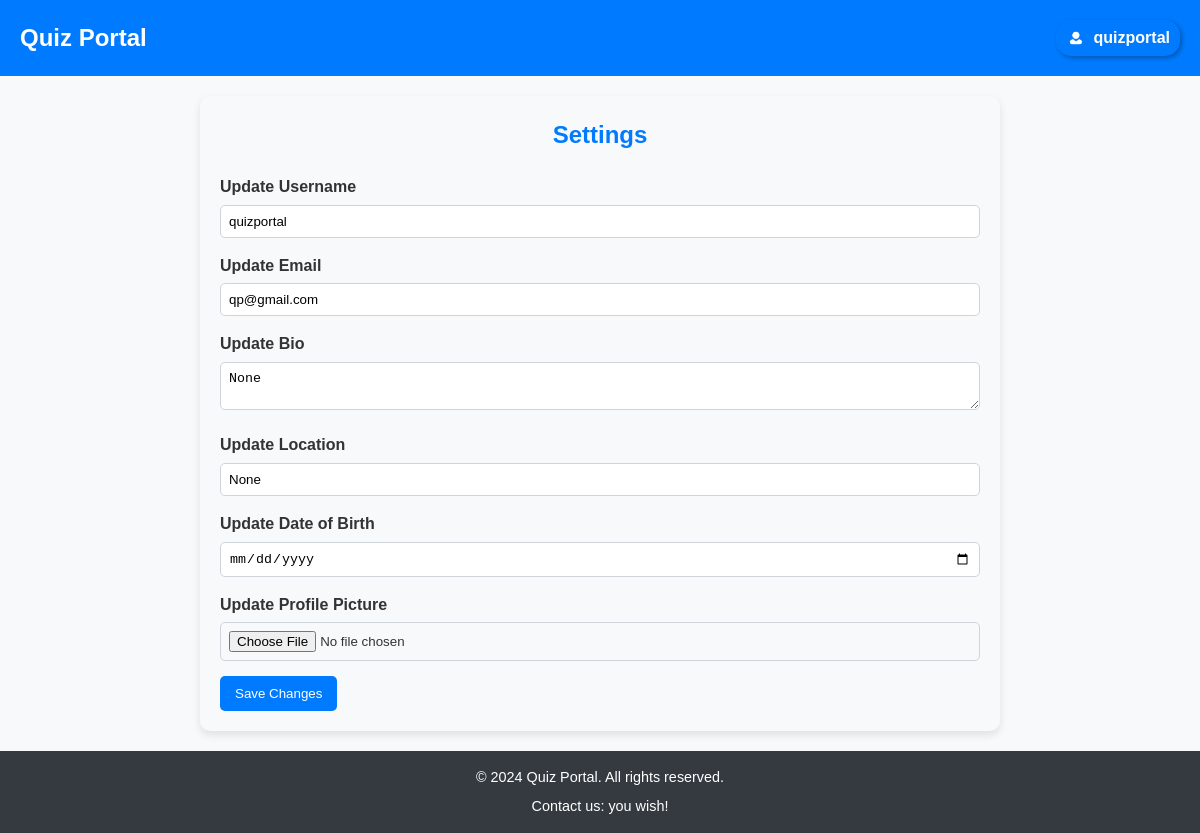
The page /profile/settings/ (signed in) on the database its author committed.
### core/models.py (models this page shows, shortened)
class User(AbstractUser):
    email = models.EmailField(unique=True)
    email_token = models.CharField(unique=True, max_length=200, null=True, blank=True)
    is_verified = models.BooleanField(default=False)
    USERNAME_FIELD = 'email'
    REQUIRED_FIELDS = ['username']

### User_Profile/models.py (models this page shows, shortened)
class Profile(models.Model):
    user = models.OneToOneField(settings.AUTH_USER_MODEL, on_delete=models.CASCADE, related_name='profile')
    bio = models.TextField(blank=True, null=True)
    profile_picture = models.ImageField(upload_to='profile_pictures/', blank=True, null=True)
    location = models.CharField(max_length=100, blank=True, null=True)
    date_of_birth = models.DateField(blank=True, null=True)

### User_Profile/views.py (the view, shortened to what this page needs)
# urls.py: path('settings/', views.settings, name='settings'),
@login_required
def settings(request):
    user = request.user
    profile = user.profile
    message = None
    context = {
        'username': user.username,
        'email': user.email,
        'bio': profile.bio,
        'location': profile.location,
        'date_of_birth': profile.date_of_birth,
        'message': message,
    }
    return render(request, 'User_Profile/settings.html', context)

### User_Profile/templates/User_Profile/settings.html (shortened to what this page needs)
{% extends 'base.html' %}
{% load static %}
{% block styles %}
<link rel="stylesheet" href="{% static 'css/profile.css' %}">
{% endblock %}
{% block content %}
<div class="main-container">
    <h2>Settings</h2>
    <form method="POST" enctype="multipart/form-data">
        <div class="form-group">
            <label for="username">Update Username</label>
            <input type="text" name="username" id="username" value="{{ username }}">
        </div>
        <div class="form-group">
            <label for="email">Update Email</label>
            <input type="email" name="email" id="email" value="{{ email }}">
        </div>
        <div class="form-group">
            <label for="bio">Update Bio</label>
            <textarea name="bio" id="bio">{{ bio }}</textarea>
        </div>
        <div class="form-group">
            <label for="location">Update Location</label>
            <input type="text" name="location" id="location" value="{{ location }}">
        </div>
        <div class="form-group">
            <label for="date_of_birth">Update Date of Birth</label>
            <input type="date" name="date_of_birth" id="date_of_birth" value="{{ date_of_birth }}">
        </div>
        <div class="form-group">
            <label for="profile_picture">Update Profile Picture</label>
            <input type="file" name="profile_picture" id="profile_picture">
        </div>
        <button type="submit" class="btn">Save Changes</button>
    </form>
</div>
{% endblock %}

### templates/base.html (shortened to what this page needs)
<!DOCTYPE html>
{% load static %}
<html lang="en">
<head>
    <link rel="stylesheet" href="{% static 'css/style.css' %}">
    {% block styles %}{% endblock %}
</head>
<body>
    {% block navbar %}
    <nav class="navbar">
        <div class="container">
            <a href="{% url 'homepage' %}" class="logo">Quiz Portal</a>
            <ul class="nav-links">
                <li class="profile-dropdown">
                    <div class="user-dropdown-container">
                        <a href="#" class="user-dropdown-toggle">
                            <img src="{% static 'images/user_icon.png' %}" alt="User Icon" class="user-icon">
                            {{ user.username }}
                        </a>
                    </div>
                </li>
            </ul>
        </div>
    </nav>
    {% endblock %}
    <main>
        {% block content %}{% endblock %}
    </main>
    {% block footer %}
    <footer class="footer">
        <div class="container">
            <p>&copy; 2024 Quiz Portal. All rights reserved.</p>
            <p>Contact us: you wish!</p>
        </div>
    </footer>
    {% endblock %}
</body>
</html>

### static/css/style.css (style rules this page uses)
* { margin: 0; padding: 0; box-sizing: border-box; }
body { font-family: Arial, sans-serif; line-height: 1.6; background-color: #f8f9fa; color: #333; }
.navbar { background-color: #007bff; color: #fff; padding: 10px 20px; }
.navbar .container { display: flex; justify-content: space-between; align-items: center; }
.navbar .logo { font-size: 1.5rem; font-weight: bold; color: #fff; text-decoration: none; }
.navbar .nav-links { list-style: none; display: flex; gap: 15px; }
.navbar .nav-links li { display: inline; border-radius: 15px; box-shadow: 2px 2px 5px rgba(.25, 0, 0, 0.30); }
.navbar .nav-links a { color: #fff; text-decoration: none; padding: 5px 10px; display: flex; align-items: center; }
.user-icon { width: 20px; height: 20px; margin-right: 8px; }
.footer { background-color: #343a40; color: #fff; text-align: center; padding: 10px 20px; margin-top: auto; }
.footer p { margin: 5px 0; font-size: 0.9rem; }
.user-dropdown-container { position: relative; display: inline-block; align-items: center; }
.user-dropdown-toggle { display: flex; align-items: center; text-decoration: none; color: #007bff; cursor: pointer; }

### static/css/profile.css (style rules this page uses)
.main-container { max-width: 800px; margin: 20px auto; padding: 20px; background-color: #f8f9fa; border-radius: 10px; box-shadow: 0 4px 8px rgba(0, 0, 0, 0.1); }
h1, h2 { color: #007bff; text-align: center; margin-bottom: 20px; }
ul { list-style-type: none; padding: 0; text-align: center; }
ul li { margin: 10px 0; }
ul li a { color: #007bff; text-decoration: none; font-weight: bold; transition: color 0.3s ease; }
.form-group { margin-bottom: 15px; }
label { font-weight: bold; margin-bottom: 5px; display: block; }
input, textarea { width: 100%; padding: 8px; border: 1px solid #ced4da; border-radius: 5px; }
button.btn { background-color: #007bff; color: white; padding: 10px 15px; border: none; border-radius: 5px; cursor: pointer; }

### rows shown on the page
User: username "quizportal", email "qp@gmail.com"
Profile: bio "None", location "None"
